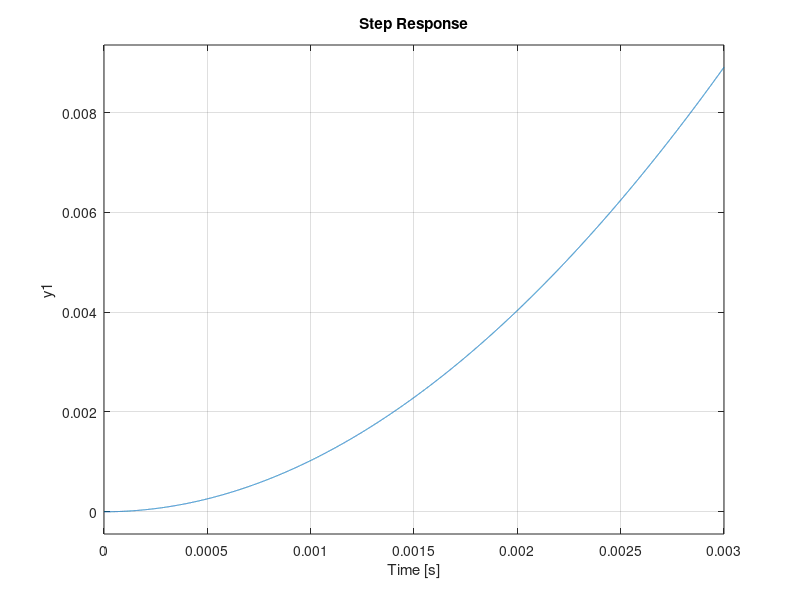
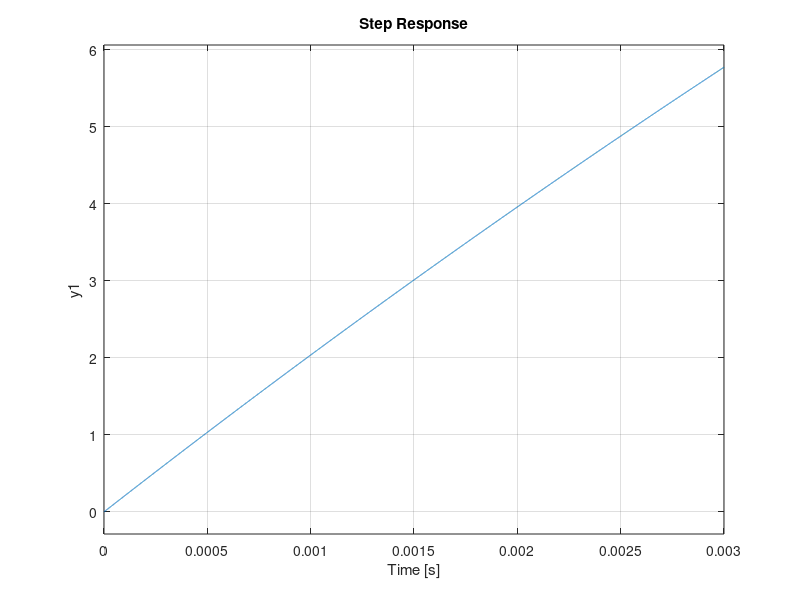

These charts were generated, in order, by the following MATLAB code: (Note: this script raises an error after producing the figures.)
% setup DC motor model 
clear;
close all;

% parameters for DC motor model (from
% http://ctms.engin.umich.edu/CTMS/index.php?example=MotorPosition&section=SystemModeling)
J = 3.22E-6;
D = 3.50E-6;
K = 0.027;
R = 4;
L = 2.75E-6;

% transfer functions for subsystems
Gelec = tf(1, [L, R]);
Gmech = tf(1, [J, D]);
A = K * Gelec * Gmech;
B = K;
integrator = tf(1, [1, 0]);

% transfer functions for overall system
Gvomega = feedback(A, B);
Gvtheta = Gvomega * integrator;

%% Simulating in MATLAB environment 
% step responses (in new figures since otherwise these overwrite the active figure)
figure(1);
step(Gvtheta);
figure(2);
step(Gvomega);


% step response parameters
[y, t] = step(Gvomega);
stepinfo(y, t)

% simulation of the system (in a new figure)
t = 0:0.001:0.5;
u = sign(sin((10*pi*t)));
figure(3);
lsim(Gvomega, u, t);
                                 
                                 
                                 
%% Modelling subsystems of DC motor (analytical and data-driven approaches)
% simplified transfer function GvomegaSimplified (uncomment and complete)
GvomegaSimplified = feedback((1/R)*K*Gmech, K); 

% compute step responses of both models (uncomment and complete)
[ystep,ts] = step(Gvomega);
ystepSimplified = step(GvomegaSimplified, ts);

% plot difference between model step responses on the same set of axes
figure(1);
% add plotting code here
plot(ts, ystep-ystepSimplified)

% generate noisy step response data
stddev = 0.5;
ystepNoisy = ystep + stddev*randn(size(ystep));

% plot noisy step response data
figure(2);
% add plotting code here
plot(ts, ystepNoisy);


% function handle for least squares cost (uncomment and complete)
cost = @(theta) sum((ystepNoisy - step( tf(theta(2), [theta(1), 1]), ts )).^2);

% initial guess (uncomment and complete)
theta0 = [0.1, 0.1];


% optimize parameters (uncomment and complete)
thetaOpt = fminsearch(cost, theta0)


% compute step response with optimal parameters (uncomment and complete)
ystepOpt = step( tf(thetaOpt(2), [thetaOpt(1), 1]), ts);


% plot ystepOpt on same set of axes as noisy step response
figure(3);
% add plotting code here
plot(ts, ystepNoisy, ts, ystepOpt);
